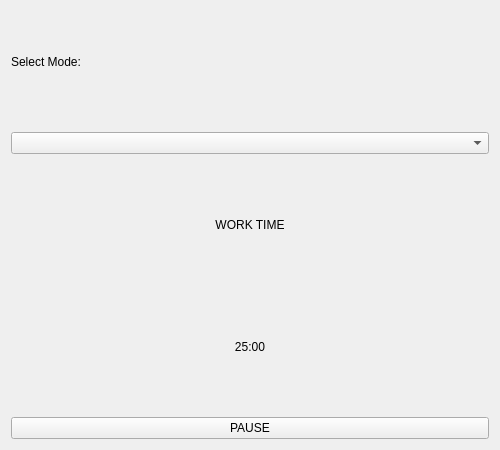
<?xml version="1.0" encoding="UTF-8"?>
<ui version="4.0">
 <class>AutoFlowPomodoro</class>
 <widget class="QWidget" name="AutoFlowPomodoro">
  <property name="geometry">
   <rect>
    <x>0</x>
    <y>0</y>
    <width>500</width>
    <height>450</height>
   </rect>
  </property>
  <layout class="QVBoxLayout" name="verticalLayout">
   <property name="spacing">
    <number>20</number>
   </property>
   <item>
    <widget class="QLabel" name="label">
     <property name="text">
      <string>Select Mode:</string>
     </property>
    </widget>
   </item>
   <item>
    <widget class="QComboBox" name="combo"/>
   </item>
   <item>
    <widget class="QLabel" name="mode_label">
     <property name="alignment">
      <set>Qt::AlignCenter</set>
     </property>
     <property name="text">
      <string>WORK TIME</string>
     </property>
    </widget>
   </item>
   <item>
    <widget class="QLabel" name="time_label">
     <property name="alignment">
      <set>Qt::AlignCenter</set>
     </property>
     <property name="text">
      <string>25:00</string>
     </property>
    </widget>
   </item>
   <item>
    <widget class="QPushButton" name="toggle_btn">
     <property name="text">
      <string>PAUSE</string>
     </property>
    </widget>
   </item>
  </layout>
 </widget>
</ui>
